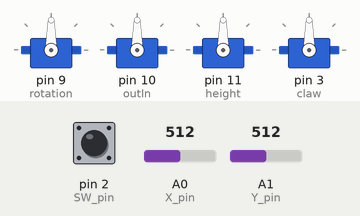
Bench run of a sketch on a simulated Arduino Uno, built with avr-gcc and run on an emulated ATmega328P. Parts: 4 × servo. The test bench sets the inputs (shaded band); at power-on: A0 (X_pin) = 512, A1 (Y_pin) = 512, pin 2 (SW_pin) HIGH. What the sketch prints to the serial monitor is not drawn.

Above: at 1.2 s.
1.3 s: A0 (X_pin) set to 542
At 3.0 s:
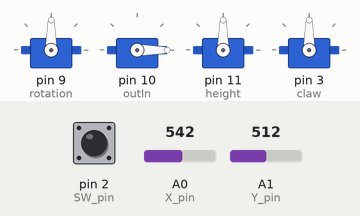
3.8 s: A1 (Y_pin) set to 540
At 6.0 s:
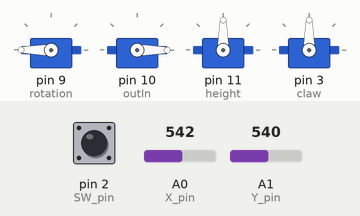
6.3 s: pin 2 (SW_pin) pulled LOW for 0.15 s
At 6.7 s:
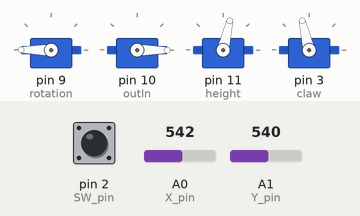
7.9 s: A1 (Y_pin) set to 490
At 10.7 s:
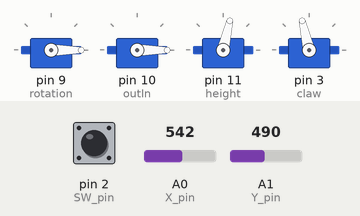
10.9 s: A0 (X_pin) set to 490
At 13.2 s:
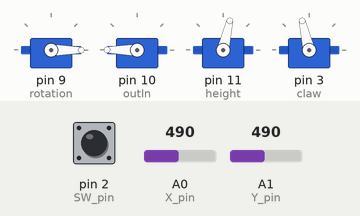
13.9 s: pin 2 (SW_pin) pulled LOW for 1 s
At 16.3 s:
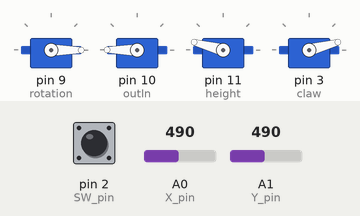
Timing chart, 0 to 17.4 s (numbered marks = the images above; inputs shaded):
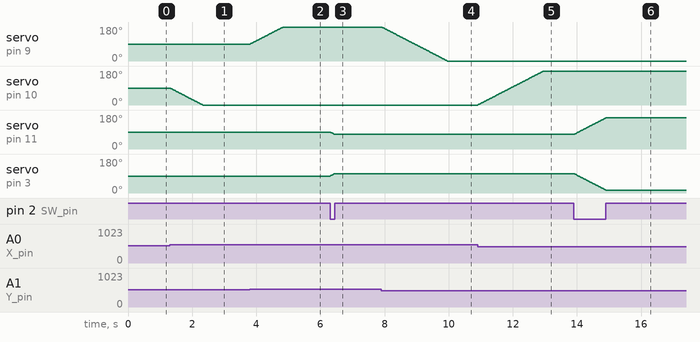

The sketch:

controlArm.ino
```cpp
#include <Servo.h>

const int SW_pin = 2; // digital pin connected to switch output
const int X_pin = A0; // analog pin connected to X output
const int Y_pin = A1; // analog pin connected to Y output

Servo rotation, outIn, height, claw;
int x, y;
void setup() {
  // put your setup code here, to run once:
    Serial.begin(9600);
  pinMode(SW_pin, INPUT);
  digitalWrite(SW_pin, HIGH);
  rotation.attach(9);
  outIn.attach(10);
  height.attach(11);
  claw.attach(3);
}

void direction(Servo & servo, int t) {
  int curr = servo.read();

  if(t < 500) {
    servo.write(curr == 0 ? 0 : curr - 1);
  }
  else if (t > 522) {
    servo.write(curr < 180 ? curr + 1 : 180);
  }
}

void loop() {
  // put your main code here, to run repeatedly:
  x = analogRead(X_pin);
  y = analogRead(Y_pin);
  bool pressed = !digitalRead(SW_pin);
  Serial.print("Switch: ");
  Serial.println(pressed);
  if (pressed) {
    direction(height, 1023-x);
    direction(claw, y);
  } else {
    direction(rotation, y);
    direction(outIn, 1023-x);
  }


  delay(10);
}
```

Measured:
- the behaviour switches between 523 and 524 on A0 (X_pin) (found by bisection; images 0 and 1)
- the behaviour switches between 522 and 523 on A1 (Y_pin) (found by bisection; images 1 and 2)
- after the input at 1.3 s, servo on pin 10 (outIn): moves from 90° to 0° over 1.0 s, starting at once
- after the input at 3.8 s, servo on pin 9 (rotation): moves from 90° to 180° over 1.0 s, starting at once
- after the input at 6.3 s, servo on pin 11 (height): 90° → 77° at once; servo on pin 3 (claw): 90° → 103° at once
- after the input at 7.9 s, servo on pin 9 (rotation): moves from 180° to 0° over 2.0 s, starting at once
- after the input at 10.9 s, servo on pin 10 (outIn): moves from 0° to 180° over 2.0 s, starting at once
- after the input at 13.9 s, servo on pin 11 (height): moves from 77° to 165° over 1.0 s, starting at once; servo on pin 3 (claw): moves from 103° to 15° over 1.0 s, starting at once
